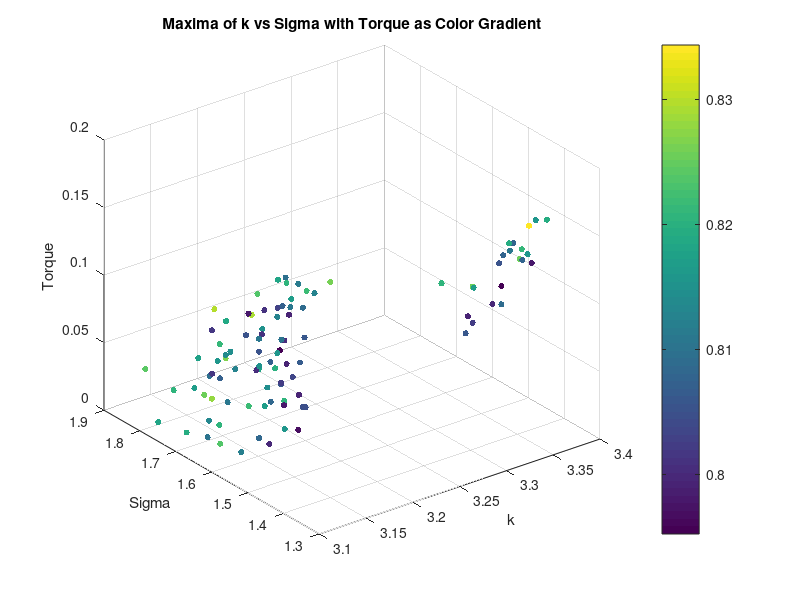
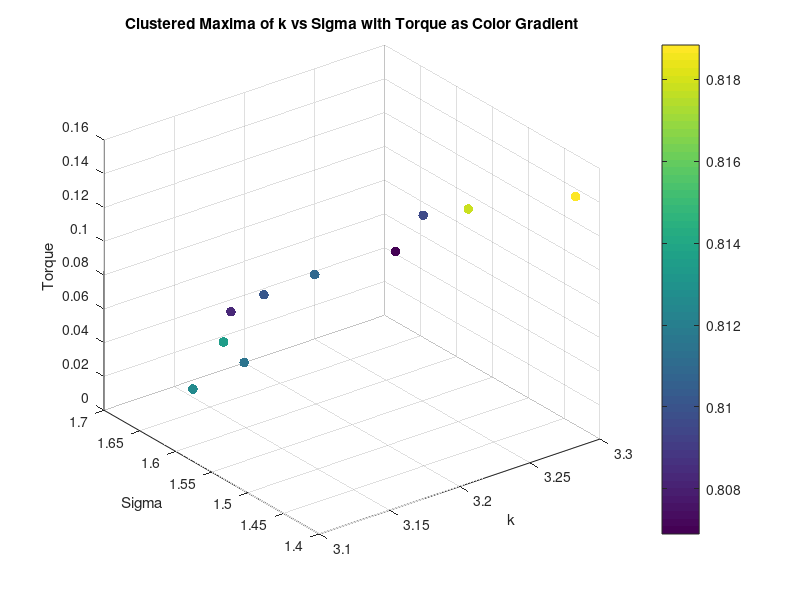
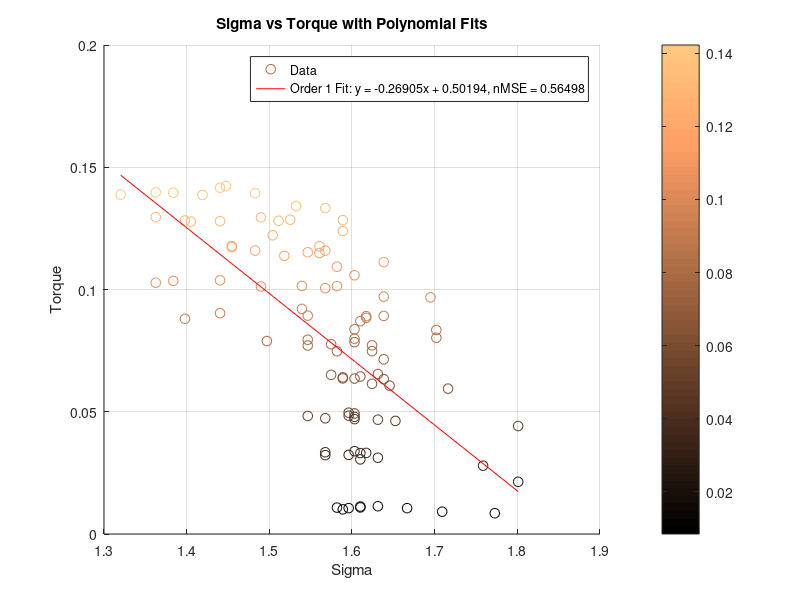
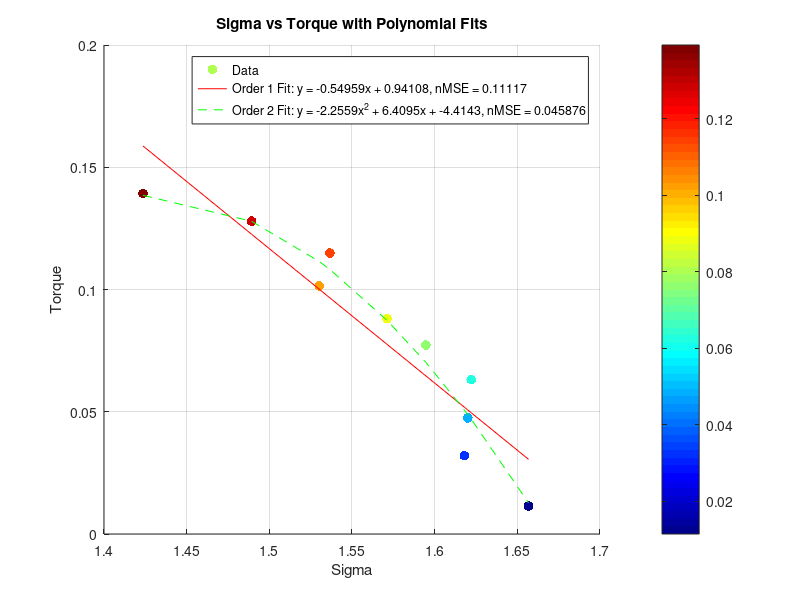

Reproduce these figures in MATLAB, in order.
clear all;
close all;


%% Torque Analysis
load('maxima_data.mat');
scatter3(maxima_k, maxima_sigma, torque_values, 20, maxima_corr, 'filled');
xlabel('k');
ylabel('Sigma');
zlabel('Torque');
title('Maxima of k vs Sigma with Torque as Color Gradient');
colorbar;
grid on;
% K means clustering of torque into 10 clusters, taking mean of each cluster k, sigma and corr too
[cluster_idx, cluster_centers] = kmeans(torque_values', 10);
% Take the mean of each cluster
torque_means = zeros(10, 1);
sigma_means = zeros(10, 1);
k_means = zeros(10, 1);
corr_means = zeros(10, 1);
for i = 1:10
    torque_means(i) = mean(torque_values(cluster_idx == i));
    sigma_means(i) = mean(maxima_sigma(cluster_idx == i));
    k_means(i) = mean(maxima_k(cluster_idx == i));
    corr_means(i) = mean(maxima_corr(cluster_idx == i));
end
% Plot the clusters
figure;
scatter3(k_means, sigma_means, torque_means, 50, corr_means, 'filled');
xlabel('k');
ylabel('Sigma');
zlabel('Torque');
title('Clustered Maxima of k vs Sigma with Torque as Color Gradient');
colorbar;
grid on;
% Ensure data is sorted for polyfit
[sigma_sorted, sort_idx] = sort(maxima_sigma);
torque_sorted = torque_values(sort_idx);
% Display correlation between torque and sigma
disp('Correlation between Torque and Sigma:');
disp(corr(torque_sorted', sigma_sorted'));
% Display correlation between torque and sigma^2
disp('Correlation between Torque and Sigma^2:');
disp(corr(torque_sorted', sigma_sorted'.^2));
% Polyfit for sigma vs torque (order 1 and 2)
p1_sigma = polyfit(sigma_sorted, torque_sorted, 1);
% Calculate fitted values and normalized MSE for sigma vs torque
fitted_torque_p1_sigma = polyval(p1_sigma, sigma_sorted);
mse_p1_sigma = mean((torque_sorted - fitted_torque_p1_sigma).^2);
nmse_p1_sigma = mse_p1_sigma / var(torque_sorted);
% Display results for sigma vs torque
disp('Sigma vs Torque:');
disp(['Order 1 nMSE: ', num2str(nmse_p1_sigma)]);
%display correlation between torque and sigma
% Plot for sigma vs torque with polynomial fits (first instance)
figure;
scatter(sigma_sorted, torque_sorted, 50, torque_sorted,'DisplayName', 'Data');
colormap(copper); % High contrast colormap suitable for white background
colorbar; % Add a colorbar to indicate the mapping of color to torque_sorted values
hold on;
plot(sigma_sorted, fitted_torque_p1_sigma, '-r', 'DisplayName', ...
    ['Order 1 Fit: y = ', num2str(p1_sigma(1)), 'x + ', num2str(p1_sigma(2)), ...
    ', nMSE = ', num2str(nmse_p1_sigma)]);
xlabel('Sigma');
ylabel('Torque');
title('Sigma vs Torque with Polynomial Fits');
legend('show');
grid on;
% Ensure data is sorted for polyfit
[sigma_sorted, sort_idx] = sort(sigma_means);
torque_sorted = torque_means(sort_idx);
%Display correlation between torque and sigma
disp('Correlation between Torque and Sigma:');
disp(corr(torque_sorted, sigma_sorted));
%Display correlation between torque and sigma^2
disp('Correlation between Torque and Sigma^2:');
disp(corr(torque_sorted, sigma_sorted.^2));
% Polyfit for sigma vs torque (order 1 and 2)
p1_sigma = polyfit(sigma_sorted, torque_sorted, 1);
p2_sigma = polyfit(sigma_sorted, torque_sorted, 2);
% Calculate zitted values and normalized MSE for sigma vs torque
fitted_torque_p1_sigma = polyval(p1_sigma, sigma_sorted);
fitted_torque_p2_sigma = polyval(p2_sigma, sigma_sorted);
mse_p1_sigma = mean((torque_sorted - fitted_torque_p1_sigma).^2);
mse_p2_sigma = mean((torque_sorted - fitted_torque_p2_sigma).^2);
nmse_p1_sigma = mse_p1_sigma / var(torque_sorted);
nmse_p2_sigma = mse_p2_sigma / var(torque_sorted);
% Display results for sigma vs torque
disp('Sigma vs Torque:');
disp(['Order 1 nMSE: ', num2str(nmse_p1_sigma)]);
disp(['Order 2 nMSE: ', num2str(nmse_p2_sigma)]);
% Plot for sigma vs torque with polynomial fits (second instance)
figure;
scatter(sigma_sorted, torque_sorted, 50, torque_sorted, 'filled', 'DisplayName', 'Data');
colormap(jet); % High contrast colormap suitable for white background
colorbar; % Add a colorbar to indicate the mapping of color to torque_sorted values
hold on;
plot(sigma_sorted, fitted_torque_p1_sigma, '-r', 'DisplayName', ...
    ['Order 1 Fit: y = ', num2str(p1_sigma(1)), 'x + ', num2str(p1_sigma(2)), ...
    ', nMSE = ', num2str(nmse_p1_sigma)]);
plot(sigma_sorted, fitted_torque_p2_sigma, '--g', 'DisplayName', ...
    ['Order 2 Fit: y = ', num2str(p2_sigma(1)), 'x^2 + ', num2str(p2_sigma(2)), ...
    'x + ', num2str(p2_sigma(3)), ', nMSE = ', num2str(nmse_p2_sigma)]);
xlabel('Sigma');
ylabel('Torque');
title('Sigma vs Torque with Polynomial Fits');
legend('show');
grid on;

%% Diameter Analysis
% Saved as diameter_value, k_values(max_k_idx), sigma_values(max_sigma_idx), max_val
load('maxima_data_Diam.mat');

figure;
scatter3(maxima_matrix(:, 2), maxima_matrix(:, 3), maxima_matrix(:, 1), 50, maxima_matrix(:, 1), 'filled'); 
xlabel('k');
ylabel('Sigma');
zlabel('Diameter');
title('Maxima of k vs Sigma with Diameter as Color Gradient');
colorbar;
grid on;

% K vs d
% Ensure data is sorted for polyfit
[k_sorted, sort_idx] = sort(maxima_matrix(:, 2));
d_sorted = maxima_matrix(sort_idx, 1);
% Display correlation between d and k
disp('Correlation between Diameter and k:');
disp(corr(d_sorted, k_sorted));

%plot for k vs diam with polynomial fits
figure;
scatter(k_sorted, d_sorted, 50, d_sorted, 'filled', 'DisplayName', 'Data');
colormap(jet); % High contrast colormap suitable for white background
colorbar; % Add a colorbar to indicate the mapping of color to d_sorted values

hold on;
p1_k = polyfit(k_sorted, d_sorted, 1);
fitted_d_p1_k = polyval(p1_k, k_sorted);
mse_p1_k = mean((d_sorted - fitted_d_p1_k).^2);
nmse_p1_k = mse_p1_k / var(d_sorted);
disp('Diameter vs k:');
disp(['Order 1 nMSE: ', num2str(nmse_p1_k)]);
plot(k_sorted, fitted_d_p1_k, '-r', 'DisplayName', ...
    ['Order 1 Fit: y = ', num2str(p1_k(1)), 'x + ', num2str(p1_k(2)), ...
    ', nMSE = ', num2str(nmse_p1_k)]);
xlabel('k');
ylabel('Diameter');
title('k vs Diameter with Polynomial Fits');
legend('show');
